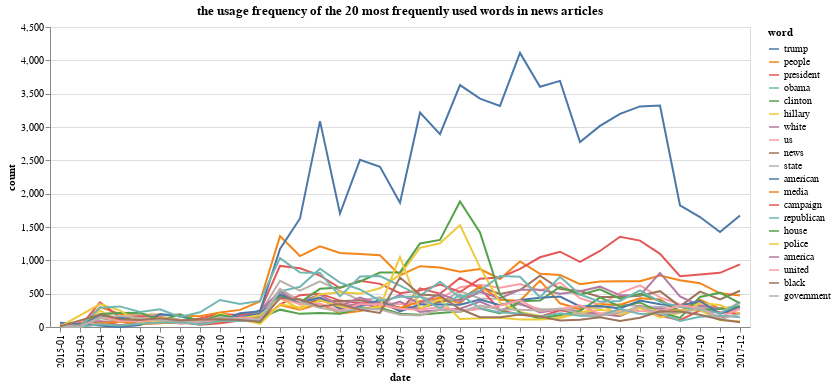

Source (notebook cell):
### Code cell
alt.Chart(df).mark_line().encode(
    x='date',
    y='count',
    color=alt.Color('word',sort=alt.EncodingSortField('count', op='mean', order='descending')),
    tooltip=['word', 'count']
).properties(title={
      "text": ["the usage frequency of the 20 most frequently used words in news articles"]})

### Figure 1 — Vega-Lite specification as saved in the notebook (floating-point values rounded to 4 significant figures; data arrays with more than 128 entries replaced by an {"elided": "..."} marker saying what was removed)
{"config": {"view": {"continuousWidth": 400, "continuousHeight": 300}}, "data": {"name": "data-be921978fde1810fca4246cd7cfdf75d"}, "mark": "line", "encoding": {"color": {"field": "word", "sort": {"field": "count", "op": "mean", "order": "descending"}, "type": "nominal"}, "tooltip": [{"field": "word", "type": "nominal"}, {"field": "count", "type": "quantitative"}], "x": {"field": "date", "type": "nominal"}, "y": {"field": "count", "type": "quantitative"}}, "title": {"text": ["the usage frequency of the 20 most frequently used words in news articles"]}, "$schema": "https://vega.github.io/schema/vega-lite/v4.17.0.json", "datasets": {"data-be921978fde1810fca4246cd7cfdf75d": {"elided": "693 records"}}}
